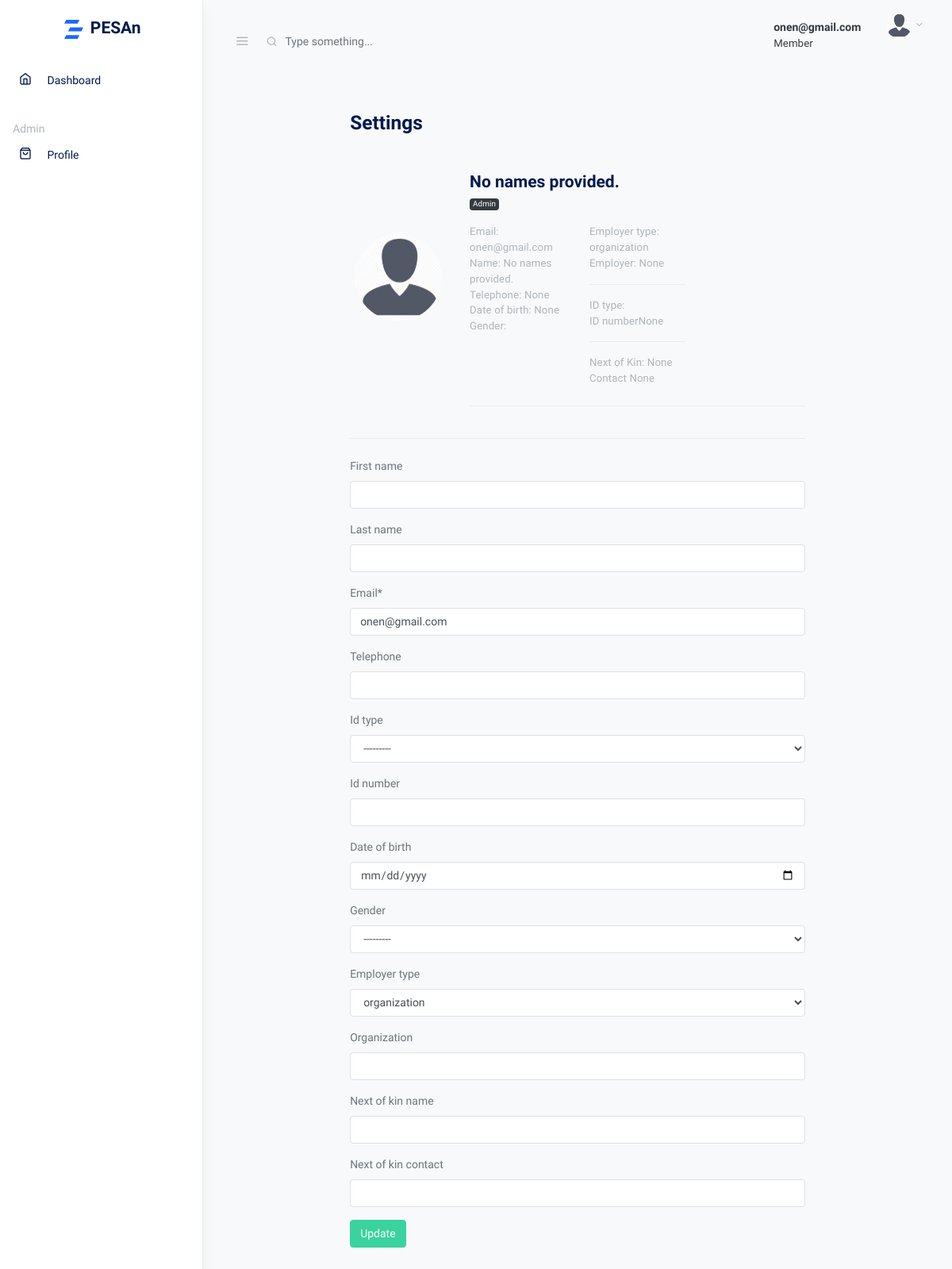
Before: /users/1 with the older database file.
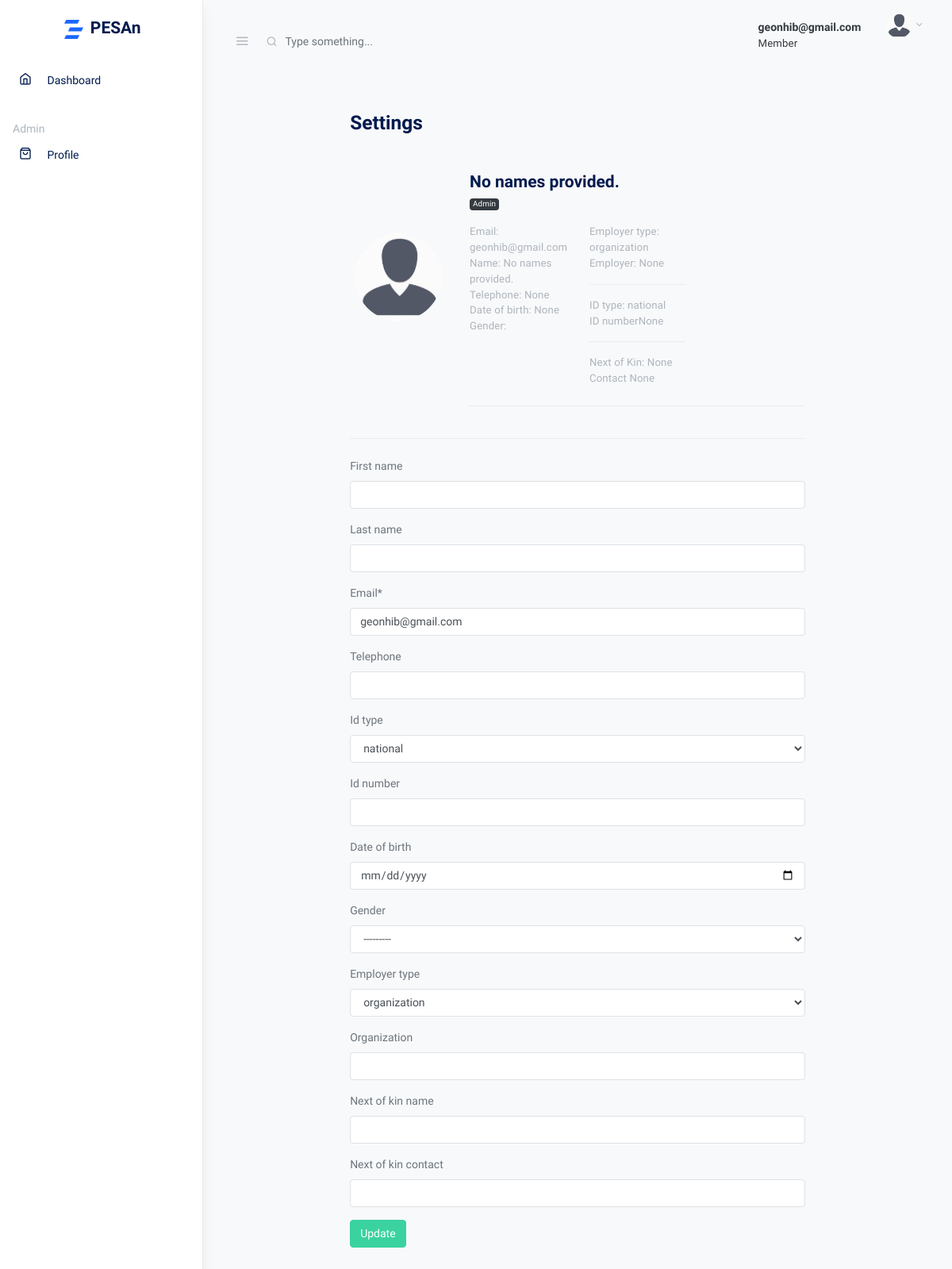
After: the same page with the newer database file.
### accounts/models.py (models this page shows, shortened)
class User(AbstractBaseUser, PermissionsMixin):
    USERNAME_FIELD = 'email'
    REQUIRED_FIELDS = []
    first_name = models.CharField(max_length=20, blank=True, null=True)
    last_name = models.CharField(max_length=20, blank=True, null=True)
    username = models.CharField(max_length=20, blank=True, null=True)
    email = models.EmailField(unique=True)
    telephone = models.CharField(max_length=15, blank=True, null=True, unique=True)
    id_type = models.CharField(max_length=20, blank=True, choices=ID_TYPE, default='national')
    id_number = models.CharField(max_length=20, unique=True, blank=True, null=True, validators=[MinLengthValidator(9), MaxLengthValidator(14)])
    photo = models.ImageField(upload_to='profile/', blank=True, null=True, validators=[image_validator])
    date_joined = models.DateTimeField(auto_now_add=True)
    updated_at = models.DateTimeField(auto_now=True)
    is_active = models.BooleanField(default=True)
    is_staff = models.BooleanField(default=False)
    is_member = models.BooleanField(default=False)
    is_previously_logged_in = models.BooleanField(default=False)
    gender = models.CharField(max_length=20, choices=MARITAL_STATUS, default='single')
    village = models.CharField(max_length=60, blank=True, null=True)
    date_of_birth = models.DateField(auto_now_add=False, auto_created=False, blank=True, null=True, validators=[dob_validation])
    gender = models.CharField(max_length=20, blank=True, choices=GENDER, default='single')
    next_of_kin_name = models.CharField(max_length=50, blank=True, null=True)
    next_of_kin_contact = models.CharField(max_length=50, blank=True, null=True)
    occupation = models.CharField(max_length=60, blank=True, null=True)
    employer_type = models.CharField(max_length=60, blank=True, choices=EMPLOYMENT_TYPE, default='organization')
    organization = models.CharField(max_length=80, blank=True, null=True)
    objects = UserManager()
    class Meta:
        ordering = ['-date_joined', '-updated_at']
    def __str__(self):
        return self.email
    def get_full_name(self):
        if self.first_name and self.last_name:
            first_name=self.first_name.capitalize()
            last_name=self.last_name.capitalize()
            return f" {first_name} {last_name}"
        else:
            return "No names provided."
    def get_absolute_url(self):
        return reverse('user', kwargs={'pk': self.pk})

### accounts/views.py (the view)
# urls.py: path('users/<str:pk>', user, name='user'),
def user(request, pk):
    user = get_object_or_404(User, pk=pk)
    if request.method == 'POST':
        edit_form = UserForm(request.POST, request.FILES, instance=user)
        if edit_form.is_valid():
            instance = edit_form.save(commit=False)
            instance.updated_by = request.user
            instance.updated_on = timezone.now()
            instance.save()
            msg = f"{instance} updated their profile"
    else:
        edit_form = UserForm(instance=user)
    context = {
        'user':user,
        'edit_form': edit_form,
    }
    return render(request, 'account/user.html', context)

### accounts/forms.py
class UserForm(forms.ModelForm):
    class Meta:
        model = User
        fields = (
            'first_name', 'last_name', 'email', 'telephone', 'id_type', 'id_number',
            'date_of_birth', 'gender',  'employer_type', 'organization',
             'next_of_kin_name', 'next_of_kin_contact',
          )
        widgets = {
            'date_of_birth': widgets.DateInput(attrs={'type': 'date'}),
        }

### templates/account/user.html (shortened to what this page needs)
{% extends 'base.html' %}
{% load static %}
{% load crispy_forms_tags %}
{% block content %}
    <div class="container-fluid">
      <div class="row justify-content-center">
        <div class="col-12 col-lg-10 col-xl-8">
          <h2 class="h3 mb-4 page-title">Settings</h2>
          <div class="my-4">
              <div class="row mt-5 align-items-center">
                <div class="col-md-3 text-center mb-5">
                  <div class="avatar avatar-xl">
                    {% if user.photo %}
                    <img src="{{ user.photo.url }}" alt="photo" class="avatar-img rounded-circle">
                    {% else %}
                    <img src="{% static 'assets/avatars/avatar.jpg' %}" alt="photo" class="avatar-img rounded-circle">
                    {% endif %}
                  </div>
                </div>
                <div class="col">
                  <div class="row align-items-center">
                    <div class="col-md-7">
                      <h4 class="mb-1">{{user.get_full_name}}</h4>
                      <p class="small mb-3">
                      <span class="badge badge-dark">
                        {% if user.is_superuser %}
                        Admin
                        {% elif user.is_staff %}
                        Director
                        {% else %}
                        Sacco member
                        {% endif %}
                      </span>
                    </p>
                    </div>
                  </div>
                  <div class="row mb-4">
                    <div class="col-4">
                      <p class="small mb-0 text-muted">Email: {{user.email}} </p>
                      <p class="small mb-0 text-muted">Name: {{user.get_full_name}} </p>
                      <p class="small mb-0 text-muted">Telephone: {{user.telephone}}</p>
                      <p class="small mb-0 text-muted">Date of birth: {{user.date_of_birth}}</p>
                      <p class="small mb-0 text-muted">Gender: {{user.gender}}</p>
                    </div>
                    <div class="col-4">
                      <p class="small mb-0 text-muted">Employer type: {{user.employer_type}} </p>
                      <p class="small mb-0 text-muted">Employer: {{user.organization|title}}</p>
                      <hr>
                      <p class="small mb-0 text-muted">ID type: {{user.id_type}}</p>
                      <p class="small mb-0 text-muted">ID number{{user.id_number}}</p>
                      <hr>
                      <p class="small mb-0 text-muted">Next of Kin: {{user.next_of_kin_name|title}}</p>
                      <p class="small mb-0 text-muted">Contact {{user.next_of_kin_contact}}</p>
                    </div>
                  </div>
                  <hr>
                </div>
              </div>
              <hr class="my-4">
              <form method="post">
                {{edit_form|crispy}}
                <input type="submit" class="btn btn-success text-white" value="Update">
              </form>
          </div>
        </div>
      </div>
    </div>
{% endblock content %}

### templates/base.html (shortened to what the changed rows need)
{% load static %}
<!doctype html>
<html lang="en">
  <head>
    <link rel="stylesheet" href="{% static 'css/simplebar.css' %}">
    <link rel="stylesheet" href="{% static 'css/feather.css' %}">
    <link rel="stylesheet" href="{% static 'css/daterangepicker.css' %}">
    <link rel="stylesheet" href="{% static 'css/app-light.css' %}" id="lightTheme">
    <link rel="stylesheet" href="{% static 'css/app-dark.css' %}" id="darkTheme" disabled>
  </head>
  <body class="vertical  light  ">
    <div class="wrapper">
      <nav class="topnav navbar navbar-light">
        <ul class="nav">
          <li class="nav-item nav-notif">
            <a class="nav-link text-dark my-2" href="./#" data-toggle="modal" data-target=".modal-notif">
              <span class="font-weight-bold">{{user}}</span>
              <p class="small">
                {% if request.user.is_superuser %}
                Admin
                {% elif request.user.is_staff %}
                Director
                {% else %}
                Member
                {% endif %}
              </p>
            </a>
          </li>
        </ul>
      </nav>
      <main role="main" class="main-content">
        {% block content %}
        {% endblock content %}
      </main>
    </div>
  </body>
</html>

Changed rows visible on the page:
changed User "No names provided.": email "onen@gmail.com" → "geonhib@gmail.com"; id_type (not shown) → "national"; id_type "---------" → "national"
